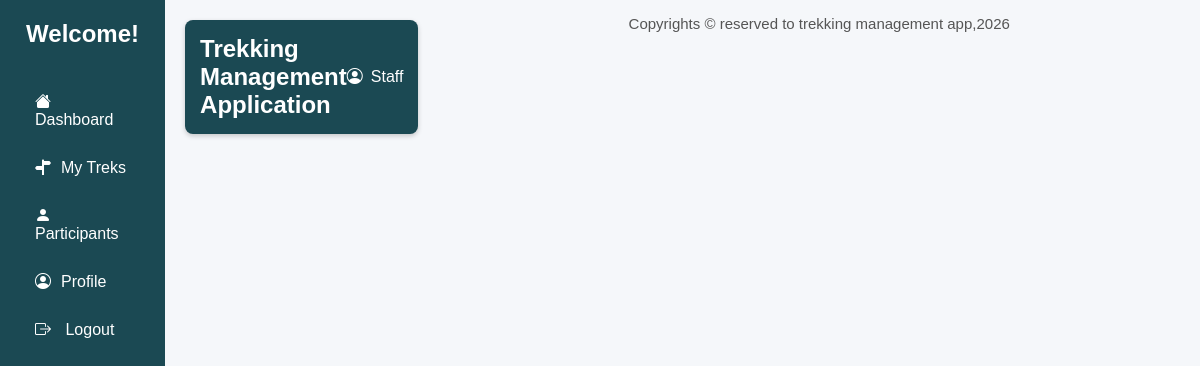
The page /staff_trek on the database as committed earlier.
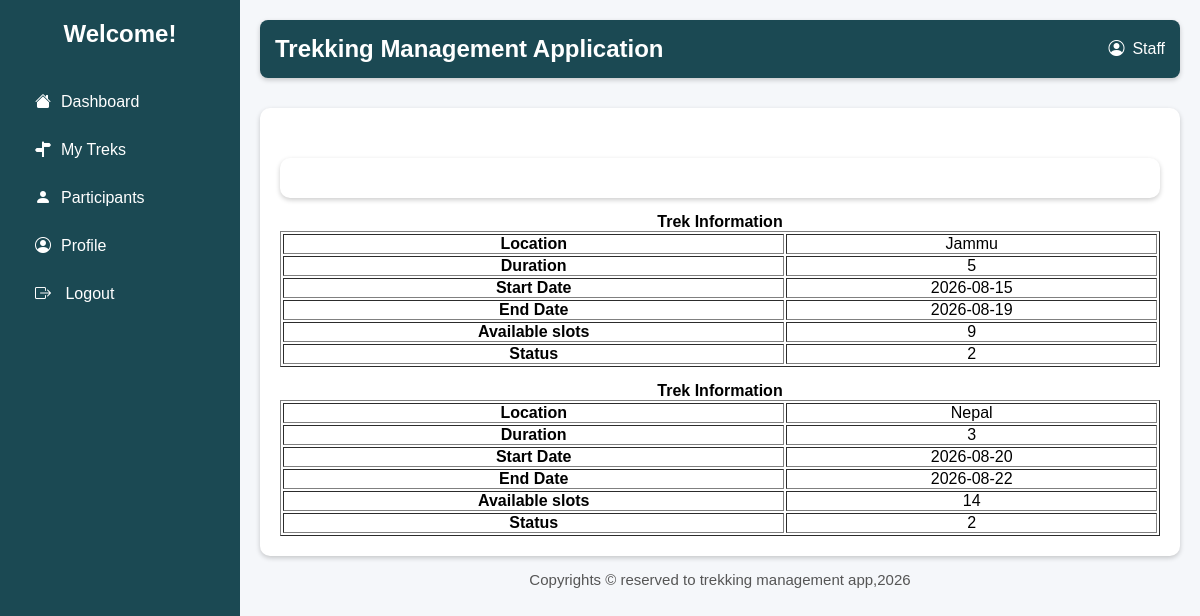
The same page on the database as committed later.
### models.py (models this page shows)
class TrekDetails(db.Model):
    __tablename__='trek_details'
    trek_id=db.Column(db.Integer,primary_key=True,autoincrement=True)
    staff_id=db.Column(db.Integer,db.ForeignKey('trek_staff.staff_id'))
    trek_name=db.Column(db.String(100),nullable=False)
    location=db.Column(db.String(50),nullable=False)
    difficulty=db.Column(db.Integer,nullable=False) #0:'Easy',1:'Moderate',2:'Hard'
    duration_days=db.Column(db.Integer,nullable=False)
    available_slots=db.Column(db.Integer,nullable=False)
    start_date=db.Column(db.Date,nullable=False)
    end_date=db.Column(db.Date,nullable=False)
    status=db.Column(db.Integer,nullable=False) #0:Pending,1:Approved,2:Open,3:Closed,4:Completed
    description=db.Column(db.String)

### app.py (the view)
@app.route("/staff_trek")
def staff_modify_trek():
    treks=TrekDetails.query.all()
    return render_template("staff-manage-trek.html",treks=treks)

### templates/staff-manage-trek.html (shortened to what this page needs)
<!DOCTYPE html>
<html lang="en">
<head>
    <link rel="stylesheet" href="../static/main.css">
    <link rel="stylesheet" href="https://cdn.jsdelivr.net/npm/bootstrap-icons@1.11.3/font/bootstrap-icons.min.css">
</head>
<body>
    <div class="container">
        <div class="sidebar">
            <h2>Welcome!</h2>
            <ul>
                 <li><a href="{{url_for('staff_dash')}}"><i class="bi bi-house-fill"></i>Dashboard</a></li>
                <li><a href="{{url_for('staff_modify_trek')}}"><i class="bi bi-signpost-split-fill"></i>My Treks</a></li>
                <li><a href="{{url_for('staff_participants')}}"><i class="bi bi-person-fill"></i>Participants</a></li>
                <li><a href="{{url_for('staff_profile')}}"><i class="bi bi-person-circle"></i>Profile</a></li>
                <li><a href="{{url_for('signin')}}"><i class="bi bi-box-arrow-right"></i> Logout</a></li>
            </ul>
        </div>
        <div class="main">
            <header>
                <h2>Trekking Management Application</h2>
                <div class="admin">
                    <i class="bi bi-person-circle"></i>
                    <span>Staff</span>
                </div>
            </header>
            {% for trek in treks %}
            <div class="table-box">
                <table border="1">
                    <caption><b>Trek Information</b></caption>
                    <tr>
                        <th>Location</th>
                        <td>{{trek.location}}</td>
                    </tr>
                    <tr>
                        <th>Duration</th>
                        <td>{{trek.duration_days}}</td>
                    </tr>
                    <tr>
                        <th>Start Date</th>
                        <td>{{trek.start_date}}</td>
                    </tr>
                    <tr>
                        <th>End Date</th>
                        <td>{{trek.end_date}}</td>
                    </tr>
                    <tr>
                        <th>Available slots</th>
                        <td>{{trek.available_slots}}</td>
                    </tr>
                    <tr>
                        <th>Status</th>
                        <td>
                            {{trek.status}}
                        </td>
                    </tr>
                     {% endfor %}
                </table>
            </div>
            <footer>
                Copyrights &copy; reserved to trekking management app,2026
            </footer>
        </div>
    </div>
</body>
</html>

Rows that differ between the two databases and show on the page:
added TrekDetails: location "Jammu", duration_days "5", start_date "2026-08-15", end_date "2026-08-19", available_slots "9", status "2"
added TrekDetails: location "Nepal", duration_days "3", start_date "2026-08-20", end_date "2026-08-22", available_slots "14", status "2"
